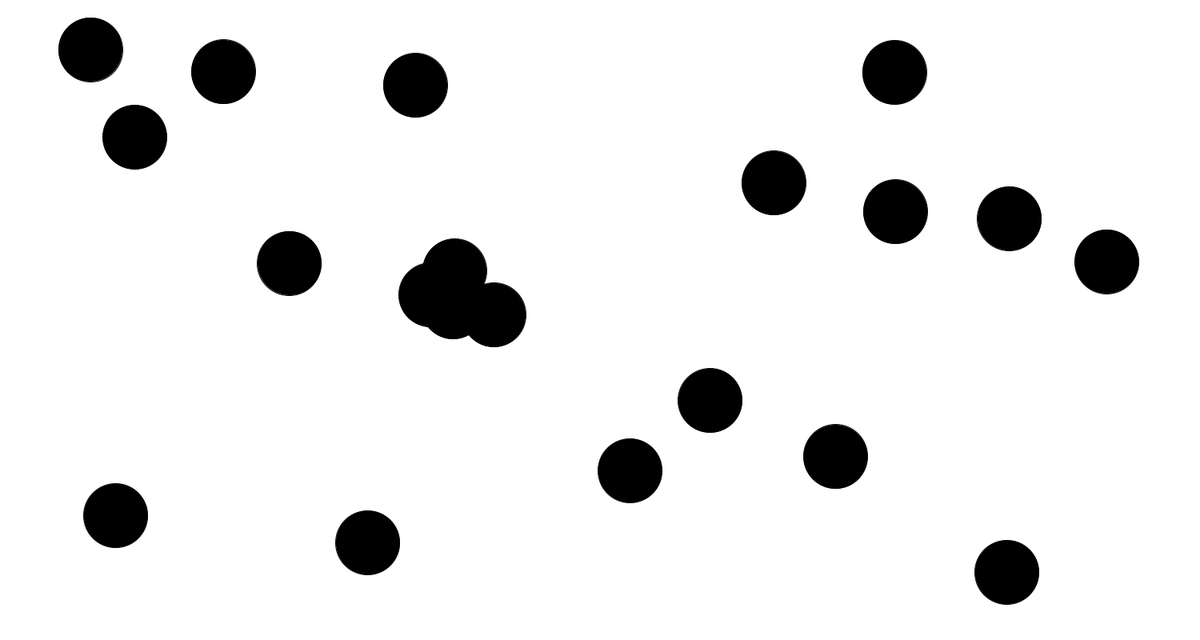
Frame 1 (no input)
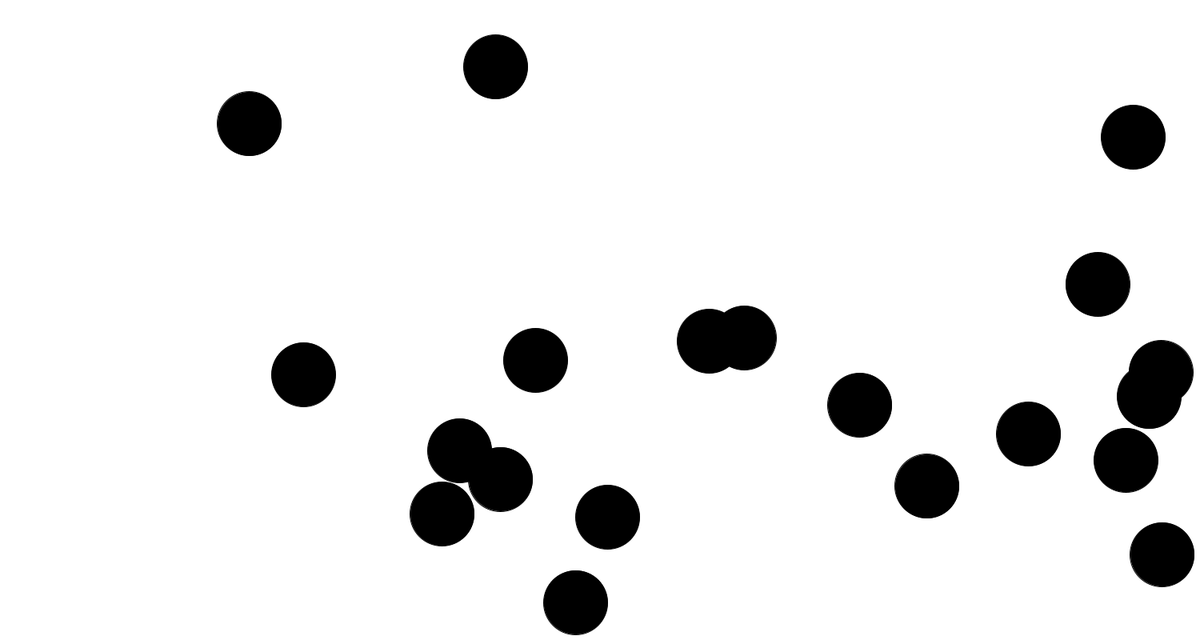
Frame 60 (the mouse pressed at the canvas centre just before this capture)
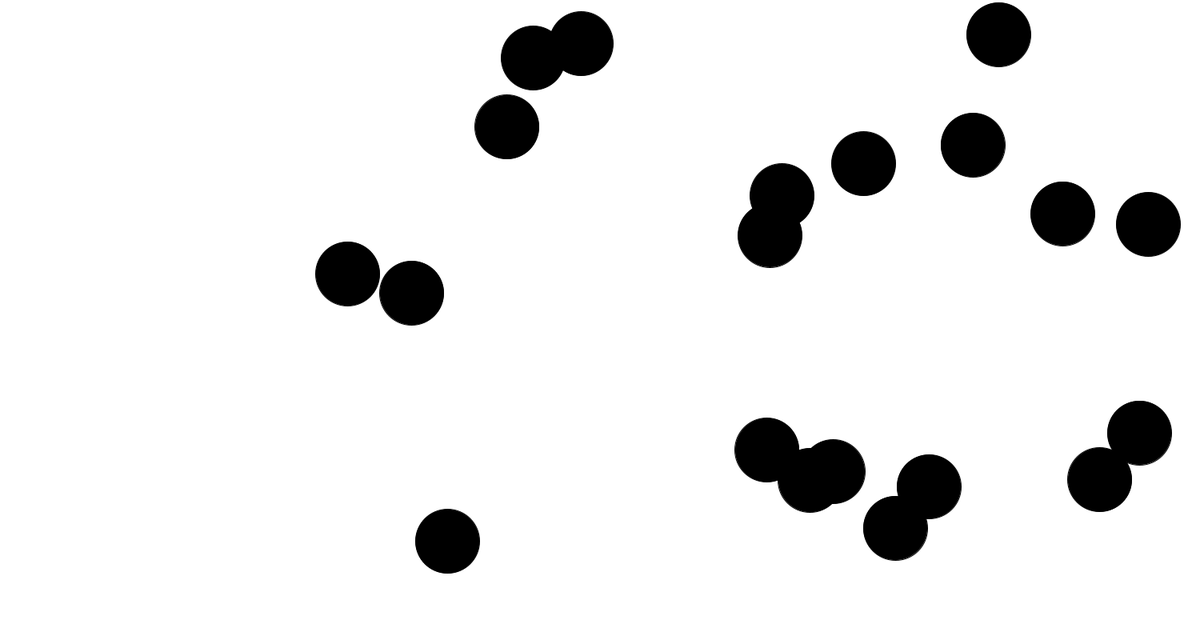
Frame 120 (the mouse held since frame 60 and released just before this capture)

The Processing sketch that drew these frames (run headless with seeded random() and noise(); from frame 60 on, the mouse is pressed at the canvas centre):

// Processing sketch: crash
// ── crash.pde
ball []ball_=new ball[20];
float r=80;
float x,y;
float speedx,speedy;
void setup()
{
 size(1500,800);
 for(int i=0;i<=ball_.length-1;i++)
 {
   x=random(40,1459);
   y=random(40,759);
   speedx=random(10);
   speedy=random(5*2);
   ball_[i]=new ball(x,y,speedx,speedy,r);
 }
 smooth();
 fill(0);
}
void draw()
{
 background(255);
 for(int i=0;i<=ball_.length-1;i++)
 {
   ball_[i].step();
   ball_[i].show();
 }
}
// ── crsah.pde
class ball
{
  int i1;
  float r1,nx=1,ny=1;
  PVector location;
  PVector speed;
  PVector jspeed;
  ball(float x_,float y_,float speedx_,float speedy_,float r1_)
  {
    location=new PVector(x_,y_);
    speed=new PVector (speedx_,speedy_);
    r1=r1_;
    
  }
  
  void step()
  {
    jspeed=new PVector (random(-0.5,0.5),random(-0.5,0.5));
    if(location.x<40||location.x>1459)
      {
        speed.x=-speed.x;
        nx*=-1;
      }
    if(location.y<40||location.y>759)
      {
        speed.y=-speed.y;
        ny*=-1;
      }
      
    speed.add(jspeed);
    location.add(speed);
  }
  
  void show()
  {
    ellipse(location.x,location.y,r1,r1);
  }
}
